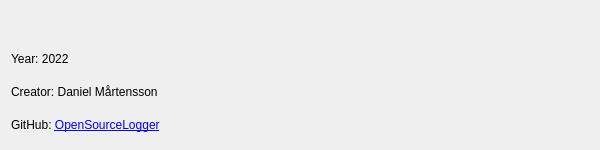
<?xml version="1.0" encoding="UTF-8"?>
<ui version="4.0">
 <class>AboutWindow</class>
 <widget class="QWidget" name="AboutWindow">
  <property name="geometry">
   <rect>
    <x>0</x>
    <y>0</y>
    <width>600</width>
    <height>150</height>
   </rect>
  </property>
  <property name="minimumSize">
   <size>
    <width>600</width>
    <height>150</height>
   </size>
  </property>
  <property name="maximumSize">
   <size>
    <width>600</width>
    <height>150</height>
   </size>
  </property>
  <property name="windowTitle">
   <string>About</string>
  </property>
  <property name="windowIcon">
   <iconset resource="../../../../resources/icons/buttons/buttonicons.qrc">
    <normaloff>:/icons/buttons/about.ico</normaloff>:/icons/buttons/about.ico</iconset>
  </property>
  <layout class="QVBoxLayout" name="verticalLayout_2">
   <item>
    <layout class="QVBoxLayout" name="verticalLayout">
     <item>
      <widget class="QLabel" name="aboutLogoLabel">
       <property name="sizePolicy">
        <sizepolicy hsizetype="Fixed" vsizetype="Preferred">
         <horstretch>0</horstretch>
         <verstretch>0</verstretch>
        </sizepolicy>
       </property>
       <property name="text">
        <string/>
       </property>
       <property name="pixmap">
        <pixmap resource="../../../../resources/images/images.qrc">:/images/aboutLogo.png</pixmap>
       </property>
       <property name="scaledContents">
        <bool>true</bool>
       </property>
      </widget>
     </item>
     <item>
      <widget class="QLabel" name="label_2">
       <property name="sizePolicy">
        <sizepolicy hsizetype="Fixed" vsizetype="Preferred">
         <horstretch>0</horstretch>
         <verstretch>0</verstretch>
        </sizepolicy>
       </property>
       <property name="text">
        <string>Year: 2022</string>
       </property>
      </widget>
     </item>
     <item>
      <widget class="QLabel" name="label">
       <property name="sizePolicy">
        <sizepolicy hsizetype="Fixed" vsizetype="Preferred">
         <horstretch>0</horstretch>
         <verstretch>0</verstretch>
        </sizepolicy>
       </property>
       <property name="text">
        <string>Creator: Daniel Mårtensson</string>
       </property>
      </widget>
     </item>
     <item>
      <widget class="QLabel" name="label_3">
       <property name="sizePolicy">
        <sizepolicy hsizetype="Fixed" vsizetype="Preferred">
         <horstretch>0</horstretch>
         <verstretch>0</verstretch>
        </sizepolicy>
       </property>
       <property name="text">
        <string>GitHub: &lt;a href=&quot;https://github.com/DanielMartensson/OpenSourceLogger&quot;&gt;OpenSourceLogger&lt;/a&gt;</string>
       </property>
       <property name="textFormat">
        <enum>Qt::RichText</enum>
       </property>
       <property name="openExternalLinks">
        <bool>true</bool>
       </property>
       <property name="textInteractionFlags">
        <set>Qt::TextBrowserInteraction</set>
       </property>
      </widget>
     </item>
    </layout>
   </item>
  </layout>
 </widget>
 <resources>
  <include location="../../../../resources/icons/buttons/buttonicons.qrc"/>
  <include location="../../../../resources/icons/buttons/buttonicons.qrc"/>
  <include location="../../../../resources/icons/buttons/buttonicons.qrc"/>
  <include location="../../../../resources/images/images.qrc"/>
 </resources>
 <connections/>
</ui>
